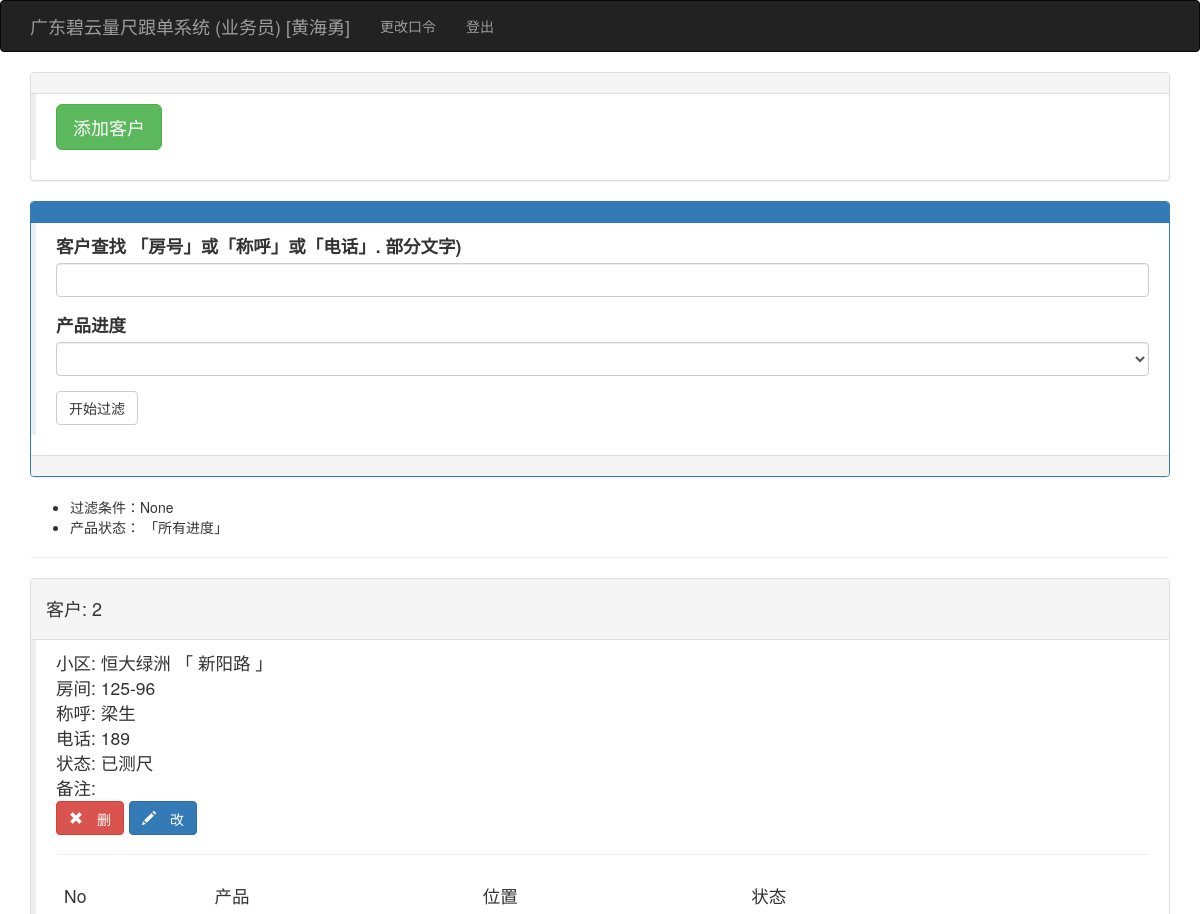
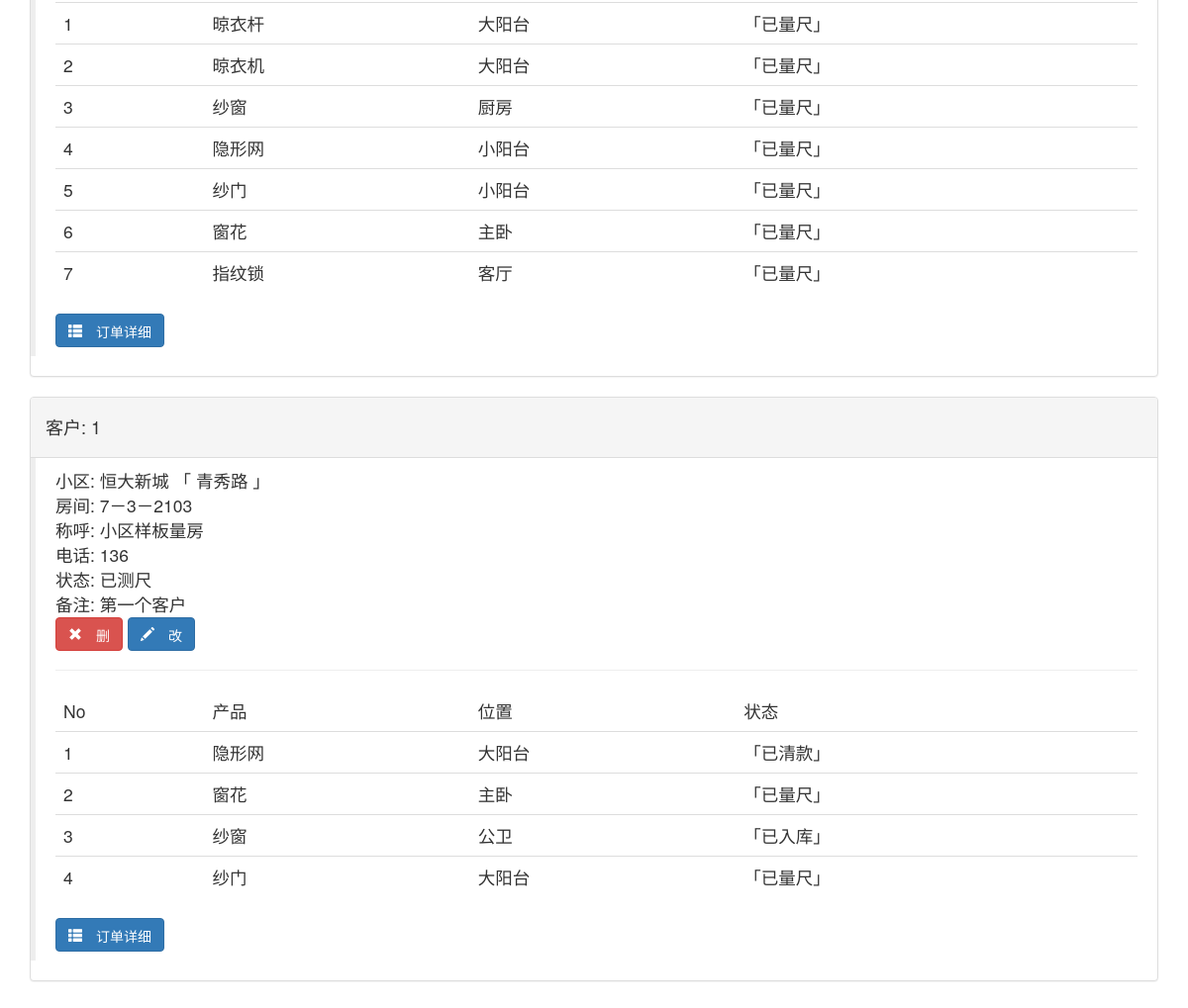
Page /kehulist (signed in) on the committed database (2 pictures, top to bottom).
### app/models.py (models this page shows, shortened)
class User(UserMixin, db.Model):
    __tablename__ = 'users'
    id = db.Column(db.Integer, primary_key=True)
    user = db.Column(db.String(64), unique=True, index=True)
    pin = db.Column(db.String(64))
    username = db.Column(db.String(64))
    tel = db.Column(db.String(32))
    role = db.Column(db.String(64))
    isuse = db.Column(db.Boolean, default=False)
    beizhu = db.Column(db.String(64))
    kehus = db.relationship('Kehu', backref='user', lazy='dynamic')
    @login_manager.user_loader
    def load_user(user_id):
        return User.query.get(int(user_id))

class Kehu(db.Model):
    __tablename__ = 'kehus'
    id = db.Column(db.Integer, primary_key=True)
    user_id = db.Column(db.Integer, db.ForeignKey('users.id'))
    xiaoqu_id = db.Column(db.Integer, db.ForeignKey('xiaoqus.id'))
    fangjian = db.Column(db.String(64))
    chenghu = db.Column(db.String(64))
    tel = db.Column(db.String(64))
    zje = db.Column(db.Float)
    beizhu = db.Column(db.String(64))
    status = db.Column(db.Integer, default=1)  # 1已测尺、2已下单、3已安装、4已清款
    time0 = db.Column(db.DateTime(), default=datetime.utcnow)
    time1 = db.Column(db.DateTime())
    time2 = db.Column(db.DateTime())
    time3 = db.Column(db.DateTime())
    dingdans = db.relationship('Dingdan', backref='kehu', lazy='dynamic')

class Xiaoqu(db.Model):
    __tablename__ = 'xiaoqus'
    id = db.Column(db.Integer, primary_key=True)
    xiaoqu = db.Column(db.String(64), unique=True, index=True)
    dizhi = db.Column(db.String(100))
    beizhu = db.Column(db.String(128))
    kehus = db.relationship('Kehu', backref='xiaoqu', lazy='dynamic')

class Dingdan(db.Model):
    __tablename__ = 'dingdans'
    id = db.Column(db.Integer, primary_key=True)
    kehu_id = db.Column(db.Integer, db.ForeignKey('kehus.id'))
    chanpin_id = db.Column(db.Integer, db.ForeignKey('chanpins.id'))
    shuliang = db.Column(db.Integer)
    weizhi = db.Column(db.String(64))
    xinghao = db.Column(db.String(64))
    kuan_chang = db.Column(db.Integer)
    gao = db.Column(db.Integer)
    meikongkuan_bashoudigao = db.Column(db.Integer)
    color = db.Column(db.String(64))
    shanshu = db.Column(db.Integer)
    zhonghengtiaoshu_gantiaoshu = db.Column(db.Integer)
    shuowei = db.Column(db.String(64))
    ishaveht = db.Column(db.String(64))
    zhangfa_dengfenshu_kaishuofangshi = db.Column(db.String(64))
    jiage = db.Column(db.Float)
    tushipic = db.Column(db.String(64))
    beizhu = db.Column(db.String(64))
    status = db.Column(db.Integer, default=1)  # 1测尺、2业务下单、3工厂下单、4工厂入库、5工厂发货、6收货、7派工、8装完、9安清款
    fakaidi = db.Column(db.String(64))  # -1
    time0 = db.Column(db.DateTime(), default=datetime.utcnow)
    user0_id = db.Column(db.Integer, db.ForeignKey('users.id'))
    time1 = db.Column(db.DateTime())
    user1_id = db.Column(db.Integer, db.ForeignKey('users.id'))
    time2 = db.Column(db.DateTime())
    user2_id = db.Column(db.Integer, db.ForeignKey('users.id'))
    time3 = db.Column(db.DateTime())
    user3_id = db.Column(db.Integer, db.ForeignKey('users.id'))
    time4 = db.Column(db.DateTime())
    user4_id = db.Column(db.Integer, db.ForeignKey('users.id'))
    time5 = db.Column(db.DateTime())
    user5_id = db.Column(db.Integer, db.ForeignKey('users.id'))
    time6 = db.Column(db.DateTime())
    user6_id = db.Column(db.Integer, db.ForeignKey('users.id'))
    time7 = db.Column(db.DateTime())
    user7_id = db.Column(db.Integer, db.ForeignKey('users.id'))
    time8 = db.Column(db.DateTime())
    user8_id = db.Column(db.Integer, db.ForeignKey('users.id'))
    time9 = db.Column(db.DateTime())
    user9_id = db.Column(db.Integer, db.ForeignKey('users.id'))

class Chanpin(db.Model):
    __tablename__ = 'chanpins'
    id = db.Column(db.Integer, primary_key=True)
    pinming = db.Column(db.String(64))
    jiage = db.Column(db.Float)
    beizhu = db.Column(db.String(64))
    dingdans = db.relationship('Dingdan', backref='chanpin', lazy='dynamic')

### app/main/views.py (the view)
@main.route('/kehulist', methods=['GET', 'POST'])
@login_required
def kehulist():
    if current_user.role != '业务员':
        return redirect(url_for('main.index'))
    form = FindkhForm()
    user = current_user._get_current_object()
    if form.validate_on_submit():
        session['infostring'] = form.infostring.data
        session['status'] = form.status.data
        return redirect(url_for('main.kehulist'))
    if session.get('infostring') != None:
        infostring = '%' + session.get('infostring') + '%'
    else:
        infostring = '%'
    prewhere = session.get('infostring')
    status = session.get('status', 0)
    kehus = Kehu.query.filter(Kehu.user == current_user._get_current_object()).filter(
        or_(Kehu.fangjian.like(infostring), Kehu.chenghu.like(infostring),
            Kehu.tel.like(infostring))).order_by(Kehu.id.desc())  # .order_by(Guke.outtime.desc())
    form.infostring.data = session.get('infostring', '')
    form.status.data = status
    return render_template('kehulist.html', kehus=kehus, form=form, prewhere=prewhere, status=status)  # ,

### app/main/forms.py
class FindkhForm(FlaskForm):
    infostring = StringField('客户查找 「房号」或「称呼」或「电话」. 部分文字)')
    status = SelectField('产品进度', coerce=int)
    submit = SubmitField('开始过滤')
    def __init__(self, *args, **kwargs):
        super(FindkhForm, self).__init__(*args, **kwargs)
        self.status.choices = [(0, ''), (1, '已量尺'), (2, '已下单'), (3, '已订货'), (4, '已入库'), (5, '已发货'), (6, '已收货'),
                               (7, '安装中'), (8, '安装完成'), (9, '已清款')]

### app/templates/kehulist.html (shortened to what this page needs)
{% extends "base.html" %}
{% import "bootstrap/wtf.html" as wtf %}
{% block page_content %}
    <div class="panel panel-default">
        <div class="panel-heading"></div>
        <div class="post-body">
            <blockquote>
                <a class="btn btn-success btn-lg" href="{{ url_for('main.addkehu') }}">添加客户</a>
            </blockquote>
        </div>
    </div>
    <div class="panel panel-primary">
        <div class="panel-heading">
        </div>
        <div class="post-body">
            <blockquote>
                {{ wtf.quick_form(form) }}
            </blockquote>
        </div>
        <div class="panel-footer"></div>
    </div>
    <ul>
        <li>过滤条件：{{ prewhere }}</li>
        <li>产品状态： {% if status == 0 %}
            「所有进度」
        {% elif status == 1 %}
            「已量尺」
        {% elif status == 2 %}
            「已下单」
        {% elif status == 3 %}
            「已订货」
        {% elif status == 4 %}
            「已入库」
        {% elif status == 5 %}
            「已发货」
        {% elif status == 6 %}
            「已收货」
        {% elif status == 7 %}
            「安装中」
        {% elif status == 8 %}
            「完成安装」
        {% elif status == 9 %}
            「已清款」
        {% else %}
            「状态有误」
        {% endif %}
        </li>
    </ul>
    <hr>
    {% if status == 0 %}
        {% for kehu in kehus %}
            <div class="panel panel-default">
                <div class="panel-heading"><h4>客户: {{ kehu.id }}  </h4></div>
                <div class="post-body">
                    <blockquote>
                        <ul class="list-unstyled">
                            <li>小区: {{ kehu.xiaoqu.xiaoqu }} 「 {{ kehu.xiaoqu.dizhi }} 」</li>
                            <li>房间: {{ kehu.fangjian }}</li>
                            <li>称呼: {{ kehu.chenghu }}</li>
                            <li>电话: {{ kehu.tel }}</li>
                            {% if kehu.status == 1 %}
                                <li>状态: 已测尺</li>
                            {% elif kehu.status == 2 %}
                                <li>状态: 已下单</li>
                            {% elif kehu.status == 3 %}
                                <li>状态: 已安装</li>
                            {% elif kehu.status == 4 %}
                                <li>状态: 已清款</li>
                            {% else %}
                                <li>状态: 状态有误</li>
                            {% endif %}
                            <li>备注: {{ kehu.beizhu }}</li>
                            <li>
                                <a class="btn btn-danger glyphicon glyphicon-remove"
                                   href="{{ url_for('main.delkehu', id=kehu.id) }}"> 删</a>
                                <a class="btn btn-primary glyphicon glyphicon-pencil"
                                   href="{{ url_for('main.editkehu', id=kehu.id) }}"> 改</a></li>
                        </ul>
                        <hr>
                        <table class="table">
                            <thead>
                            <tr>
                                <td>No</td>
                                <td>产品</td>
                                <td>位置</td>
                                <td>状态</td>
                            </tr>
                            </thead>
                            <tbody>
                            {% for dingdan in kehu.dingdans %}
                                <tr>
                                    <td>{{ loop.index }}</td>
                                    <td>{{ dingdan.chanpin.pinming }}</td>
                                    <td>{{ dingdan.weizhi }}</td>
                                    <td>
                                        {% if dingdan.status == 1 %}
                                            「已量尺」
                                        {% elif dingdan.status == 2 %}
                                            「已下单」
                                        {% elif dingdan.status == 3 %}
                                            「已订货」
                                        {% elif dingdan.status == 4 %}
                                            「已入库」
                                        {% elif dingdan.status == 5 %}
                                            「已发货」
                                        {% elif dingdan.status == 6 %}
                                            「已收货」
                                        {% elif dingdan.status == 7 %}
                                            「安装中」
                                        {% elif dingdan.status == 8 %}
                                            「完成安装」
                                        {% elif dingdan.status == 9 %}
                                            「已清款」
                                        {% else %}
                                            「状态有误」
                                        {% endif %}
                                    </td>
                                </tr>
                            {% endfor %}
                            </tbody>
                        </table>
                        <a class="btn btn-primary glyphicon glyphicon-th-list"
                           href="{{ url_for('main.showkehudd', id=kehu.id) }}"> 订单详细</a>
                    </blockquote>
                </div>
            </div>
        {% endfor %}
    {% endif %}
{% endblock %}

### app/templates/base.html (shortened to what this page needs)
{% extends "bootstrap/base.html" %}
{% block head %}
{{ super() }}
<link rel="stylesheet" type="text/css" href="{{ url_for('static', filename='styles.css') }}">
{% endblock %}
{% block navbar %}
<div class="navbar navbar-inverse" role="navigation">
    <div class="container">
        <div class="navbar-header">
            <a class="navbar-brand" href="{{ url_for('main.index') }}">广东碧云量尺跟单系统 ({{ current_user.role }}) [{{ current_user.username }}] </a>
        </div>
        <div class="navbar-collapse collapse">
            <ul class="nav navbar-nav">
                {% if current_user.is_authenticated %}
                <li><a href="{{ url_for('auth.change_pin') }}">更改口令</a></li>
                <li><a href="{{ url_for('auth.logout') }}">登出</a></li>
                {% endif %}
            </ul>
        </div>
    </div>
</div>
{% endblock %}
{% block content %}
<div class="container">
    {% block page_content %}{% endblock %}
</div>
{% endblock %}

### rows in the picture
User: role "业务员", username "黄海勇"
Kehu: id "2", xiaoqu.xiaoqu "恒大绿洲", xiaoqu.dizhi "新阳路", fangjian "125-96", chenghu "梁生", tel "189", status "状态: 已测尺"
Dingdan: chanpin.pinming "晾衣杆", weizhi "大阳台", status "「已量尺」"
Dingdan: chanpin.pinming "晾衣机", weizhi "大阳台", status "「已量尺」"
Dingdan: chanpin.pinming "纱窗", weizhi "厨房", status "「已量尺」"
Dingdan: chanpin.pinming "隐形网", weizhi "小阳台", status "「已量尺」"
Dingdan: chanpin.pinming "纱门", weizhi "小阳台", status "「已量尺」"
Dingdan: chanpin.pinming "窗花", weizhi "主卧", status "「已量尺」"
Dingdan: chanpin.pinming "指纹锁", weizhi "客厅", status "「已量尺」"
Kehu: id "1", xiaoqu.xiaoqu "恒大新城", xiaoqu.dizhi "青秀路", fangjian "7－3－2103", chenghu "小区样板量房", tel "136", status "状态: 已测尺", beizhu "第一个客户"
Dingdan: chanpin.pinming "隐形网", weizhi "大阳台", status "「已清款」"
Dingdan: chanpin.pinming "窗花", weizhi "主卧", status "「已量尺」"
Dingdan: chanpin.pinming "纱窗", weizhi "公卫", status "「已入库」"
Dingdan: chanpin.pinming "纱门", weizhi "大阳台", status "「已量尺」"

### other values in the picture
{{ prewhere }} "None"
